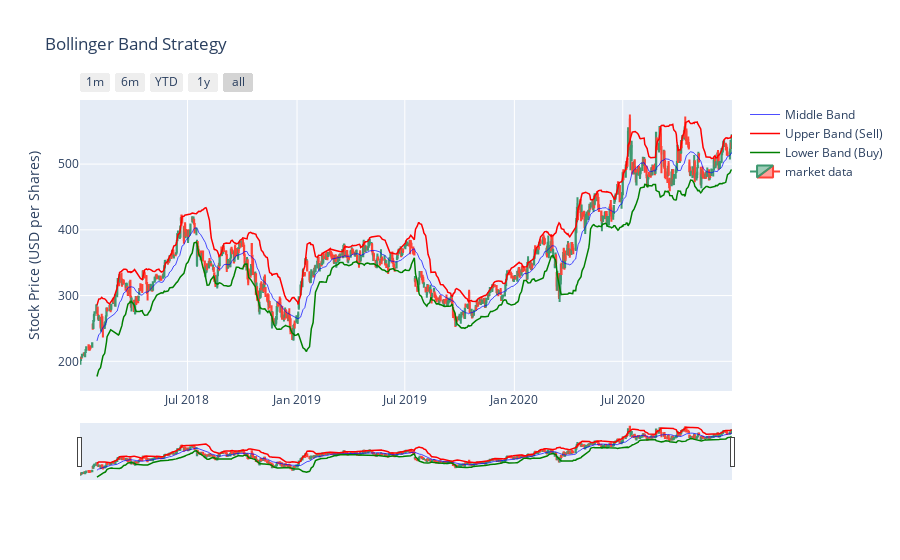

Notebook cell for this chart:
### Code cell
#Bollinger Band figure
fig = go.Figure()

#Set up traces
fig.add_trace(go.Scatter(x=NFLX_data.index, y= NFLX_data['Middle Band'],line=dict(color='blue', width=.7), name = 'Middle Band'))
fig.add_trace(go.Scatter(x=NFLX_data.index, y= NFLX_data['Upper Band'],line=dict(color='red', width=1.5), name = 'Upper Band (Sell)'))
fig.add_trace(go.Scatter(x=NFLX_data.index, y= NFLX_data['Lower Band'],line=dict(color='green', width=1.5), name = 'Lower Band (Buy)'))

fig.add_trace(go.Candlestick(x=NFLX_data.index,
                open=NFLX_data['Open'],
                high=NFLX_data['High'],
                low=NFLX_data['Low'],
                close=NFLX_data['Close'], name = 'market data'))
# Add titles
fig.update_layout(
    title='Bollinger Band Strategy',
    yaxis_title='Stock Price (USD per Shares)')

# X-Axes
fig.update_xaxes(
    rangeslider_visible=True,
    rangeselector=dict(
        buttons=list([
            dict(count=1, label="1m", step="month", stepmode="backward"),
            dict(count=6, label="6m", step="month", stepmode="backward"),
            dict(count=1, label="YTD", step="year", stepmode="todate"),
            dict(count=1, label="1y", step="year", stepmode="backward"),
            dict(step="all")
        ])
    )
)

#Show
fig.show()

### Figure 1 — Plotly figure (JSON) as saved in the notebook; plotly's stock layout.template omitted (floating-point values rounded to 4 significant figures; data arrays with more than 128 entries replaced by an {"elided": "..."} marker saying what was removed)
{"data": [{"line": {"color": "blue", "width": 0.7}, "name": "Middle Band", "type": "scatter", "x": {"elided": "756 str values"}, "y": {"elided": "756 float values"}}, {"line": {"color": "red", "width": 1.5}, "name": "Upper Band (Sell)", "type": "scatter", "x": {"elided": "756 str values"}, "y": {"elided": "756 float values"}}, {"line": {"color": "green", "width": 1.5}, "name": "Lower Band (Buy)", "type": "scatter", "x": {"elided": "756 str values"}, "y": {"elided": "756 float values"}}, {"close": {"elided": "756 float values"}, "high": {"elided": "756 float values"}, "low": {"elided": "756 float values"}, "name": "market data", "open": {"elided": "756 float values"}, "type": "candlestick", "x": {"elided": "756 str values"}}], "layout": {"title": {"text": "Bollinger Band Strategy"}, "xaxis": {"rangeselector": {"buttons": [{"count": 1, "label": "1m", "step": "month", "stepmode": "backward"}, {"count": 6, "label": "6m", "step": "month", "stepmode": "backward"}, {"count": 1, "label": "YTD", "step": "year", "stepmode": "todate"}, {"count": 1, "label": "1y", "step": "year", "stepmode": "backward"}, {"step": "all"}]}, "rangeslider": {"visible": true}}, "yaxis": {"title": {"text": "Stock Price (USD per Shares)"}}}}
